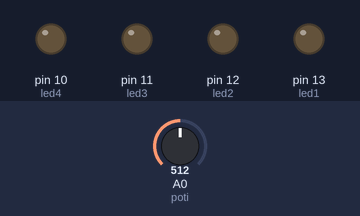
Bench run of a sketch on a simulated Arduino Uno, built with avr-gcc and run on an emulated ATmega328P. Parts: output pins drawn as LEDs (lit = HIGH). The inputs (shaded band) are chosen by the test bench; at power-on: A0 (poti) = 512. What the sketch prints to the serial monitor is not drawn.

Above: at 1.2 s.
1.3 s: A0 (poti) set to 428
2.8 s: A0 (poti) set to 402
At 3.3 s:
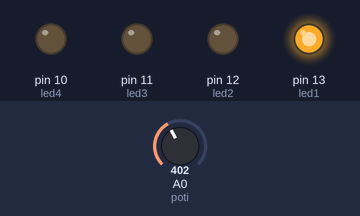
4.3 s: A0 (poti) set to 330
5.8 s: A0 (poti) set to 296
At 6.8 s:
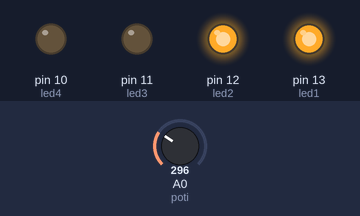
7.3 s: A0 (poti) set to 220
8.8 s: A0 (poti) set to 197
At 9.1 s:
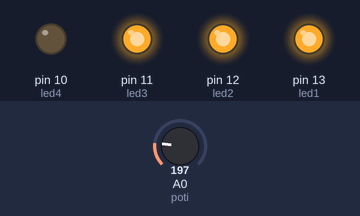
Timing chart, 0 to 11.3 s (numbered marks = the images above; inputs shaded):
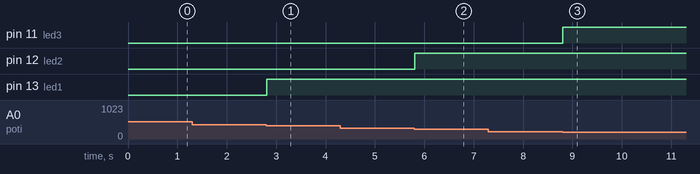

Measured:
- the behaviour switches between 415 and 414 on A0 (poti) (found by bisection; images 0 and 1)
- the behaviour switches between 313 and 312 on A0 (poti) (found by bisection; images 1 and 2)
- the behaviour switches between 210 and 209 on A0 (poti) (found by bisection; images 2 and 3)
- after the input at 2.8 s, pin 13 (led1): LOW → HIGH at once
- after the input at 5.8 s, pin 12 (led2): LOW → HIGH at once
- after the input at 8.8 s, pin 11 (led3): LOW → HIGH at once

The sketch:

code.ino
```cpp
#define poti A0
#define led4 10
#define led3 11
#define led2 12
#define led1 13

unsigned long adValue = 0;
boolean blinkValue = true;

void setup()
{
  Serial.begin(9600);
  pinMode(led1, OUTPUT);
  pinMode(led2, OUTPUT);
  pinMode(led3, OUTPUT);
  pinMode(led4, OUTPUT);
  pinMode(poti, INPUT);
}

void loop()
{
  adValue = analogRead(poti);
  Serial.println(percentConversion(adValue));
  if(literConversion(adValue) < 50){
    digitalWrite(led4, blinkValue);
    digitalWrite(led3, blinkValue);
    digitalWrite(led2, blinkValue);
    digitalWrite(led1, blinkValue);
    blinkValue = !blinkValue;
    delay(1000);
  }else{
    // Leds sind mit invertierter Logik angeschlossen
    digitalWrite(led4, percentConversion(adValue) <= 20);
    digitalWrite(led3, percentConversion(adValue) <= 40);
    digitalWrite(led2, percentConversion(adValue) <= 60);
    digitalWrite(led1, percentConversion(adValue) <= 80);
  }
}

// Der Tank ist bereits bei 2.5V voll
unsigned long percentConversion(unsigned long digitalValue){
  return digitalValue*100/512;
}

unsigned long literConversion(unsigned long digitalValue){
  return percentConversion(digitalValue)*10;
}
```
